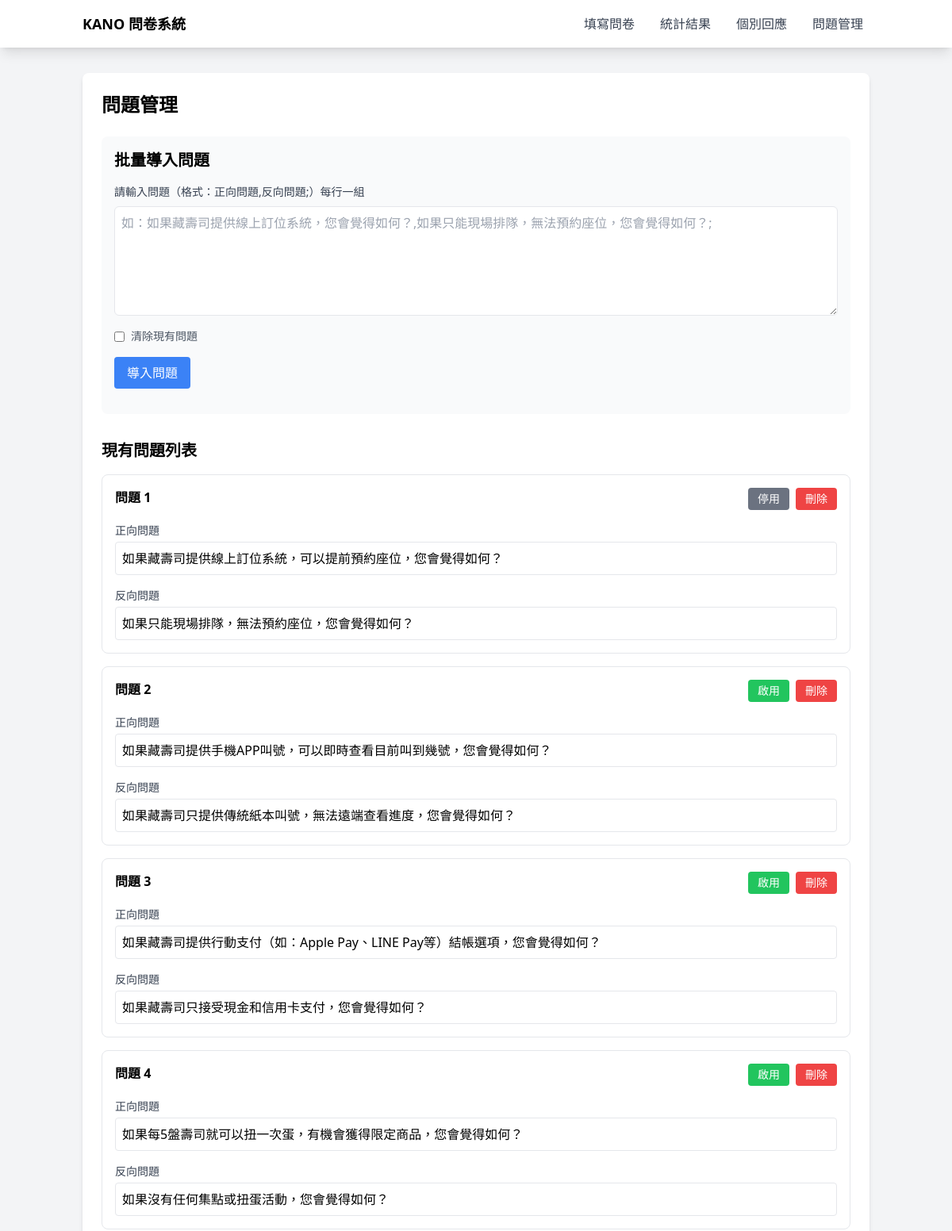
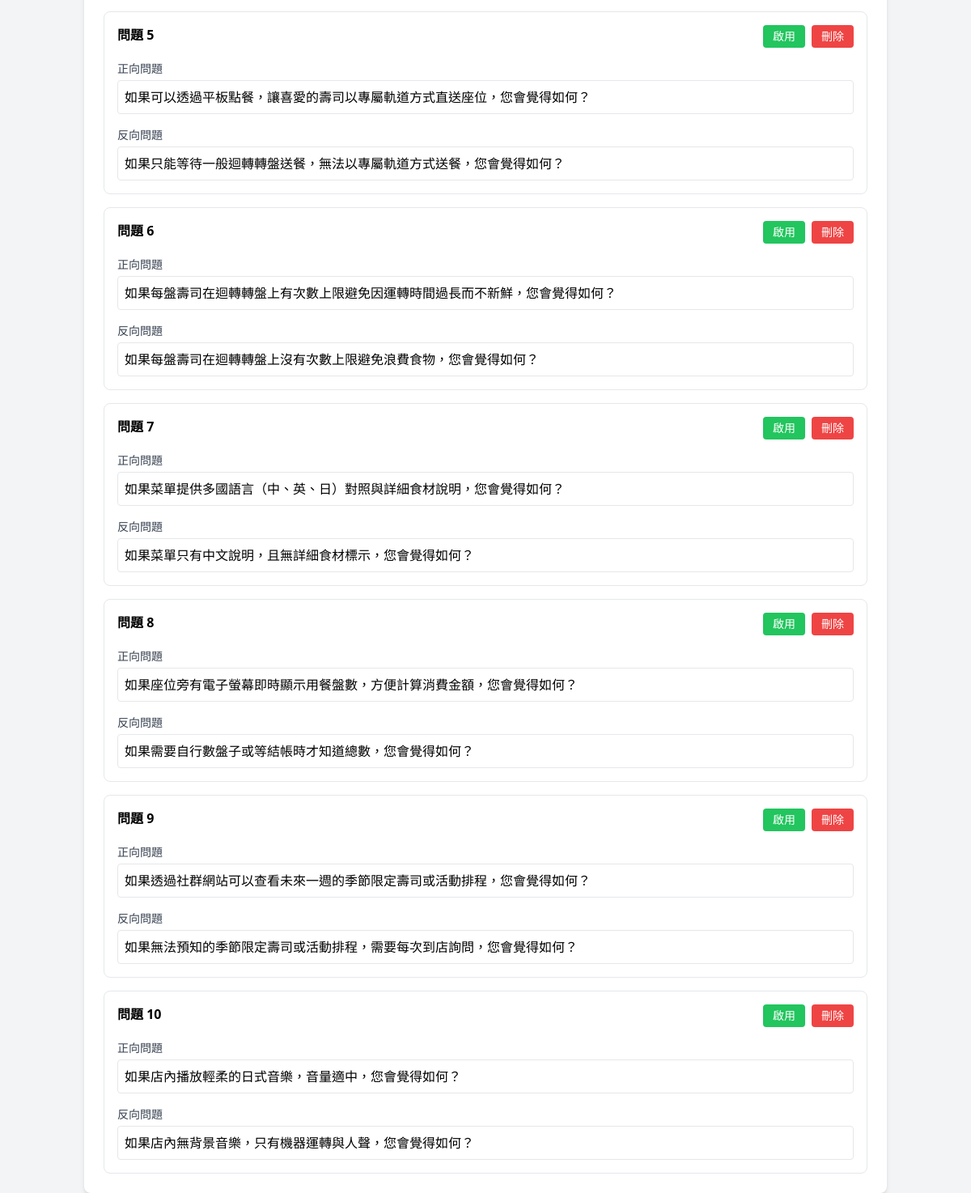
Page /questions/manage on the committed database (2 pictures, top to bottom).
### models.py (models this page shows, shortened)
class Question(db.Model):
    __tablename__ = 'question'
    id = db.Column(db.Integer, primary_key=True)
    positive = db.Column(db.Text, nullable=False)  # 正向問題
    negative = db.Column(db.Text, nullable=False)  # 負向問題
    order = db.Column(db.Integer, default=0)       # 問題順序
    active = db.Column(db.Boolean, default=True)   # 是否啟用
    created_at = db.Column(db.DateTime, default=datetime.utcnow)
    updated_at = db.Column(db.DateTime, default=datetime.utcnow, onupdate=datetime.utcnow)

### app.py (the view)
@app.route('/questions/manage')
def manage_questions():
    questions = Question.query.order_by(Question.order).all()
    return render_template('manage_questions.html', questions=questions)

### app.py (called while the page is built)
@app.context_processor
def utility_processor():
    return {
        'kano_descriptions': kano_descriptions,
    }

### templates/manage_questions.html (shortened to what this page needs)
{% extends "base.html" %}
{% block content %}
<div class="max-w-6xl mx-auto bg-white rounded-lg shadow-md p-6">
    <h1 class="text-2xl font-bold mb-6">問題管理</h1>
    <div class="mb-8 bg-gray-50 p-4 rounded-lg">
        <h2 class="text-xl font-semibold mb-4">批量導入問題</h2>
        <form id="bulk-import-form" class="space-y-4">
            <div>
                <label class="block text-sm font-medium text-gray-700 mb-2">
                    請輸入問題（格式：正向問題,反向問題;）每行一組
                </label>
                <textarea
                    name="content"
                    rows="5"
                    class="w-full p-2 border rounded-md"
                    placeholder="如：如果藏壽司提供線上訂位系統，您會覺得如何？,如果只能現場排隊，無法預約座位，您會覺得如何？;"
                ></textarea>
            </div>
            <div class="flex items-center">
                <input
                    type="checkbox"
                    id="clear-existing"
                    name="clear_existing"
                    class="mr-2"
                >
                <label for="clear-existing" class="text-sm text-gray-600">
                    清除現有問題
                </label>
            </div>
            <button
                type="submit"
                class="bg-blue-500 text-white px-4 py-2 rounded hover:bg-blue-600"
            >
                導入問題
            </button>
        </form>
    </div>
    <div class="space-y-4">
        <h2 class="text-xl font-semibold mb-4">現有問題列表</h2>
        <div id="questions-list" class="space-y-4">
            {% for question in questions %}
            <div class="border rounded-lg p-4" data-question-id="{{ question.id }}">
                <div class="flex justify-between items-start mb-4">
                    <div class="font-semibold">問題 {{ question.order + 1 }}</div>
                    <div class="flex space-x-2">
                        <button
                            onclick="toggleQuestionStatus({{ question.id }}, {{ 'false' if question.active else 'true' }})"
                            class="px-3 py-1 rounded text-sm {{ 'bg-green-500 hover:bg-green-600' if question.active else 'bg-gray-500 hover:bg-gray-600' }} text-white"
                        >
                            {{ '啟用' if question.active else '停用' }}
                        </button>
                        <button
                            onclick="deleteQuestion({{ question.id }})"
                            class="bg-red-500 text-white px-3 py-1 rounded text-sm hover:bg-red-600"
                        >
                            刪除
                        </button>
                    </div>
                </div>
                <div class="space-y-4">
                    <div>
                        <label class="block text-sm font-medium text-gray-700 mb-1">正向問題</label>
                        <input
                            type="text"
                            value="{{ question.positive }}"
                            class="w-full p-2 border rounded"
                            onchange="updateQuestion({{ question.id }}, 'positive', this.value)"
                        >
                    </div>
                    <div>
                        <label class="block text-sm font-medium text-gray-700 mb-1">反向問題</label>
                        <input
                            type="text"
                            value="{{ question.negative }}"
                            class="w-full p-2 border rounded"
                            onchange="updateQuestion({{ question.id }}, 'negative', this.value)"
                        >
                    </div>
                </div>
            </div>
            {% endfor %}
        </div>
    </div>
</div>
{% endblock %}

### rows in the picture
Question: question.order+1 "1", active "停用", positive "如果藏壽司提供線上訂位系統，可以提前預約座位，您會覺得如何？", negative "如果只能現場排隊，無法預約座位，您會覺得如何？"
Question: question.order+1 "2", active "啟用", positive "如果藏壽司提供手機APP叫號，可以即時查看目前叫到幾號，您會覺得如何？", negative "如果藏壽司只提供傳統紙本叫號，無法遠端查看進度，您會覺得如何？"
Question: question.order+1 "3", active "啟用", positive "如果藏壽司提供行動支付（如：Apple Pay、LINE Pay等）結帳選項，您會覺得如何？", negative "如果藏壽司只接受現金和信用卡支付，您會覺得如何？"
Question: question.order+1 "4", active "啟用", positive "如果每5盤壽司就可以扭一次蛋，有機會獲得限定商品，您會覺得如何？", negative "如果沒有任何集點或扭蛋活動，您會覺得如何？"
Question: question.order+1 "5", active "啟用", positive "如果可以透過平板點餐，讓喜愛的壽司以專屬軌道方式直送座位，您會覺得如何？", negative "如果只能等待一般迴轉轉盤送餐，無法以專屬軌道方式送餐，您會覺得如何？"
Question: question.order+1 "6", active "啟用", positive "如果每盤壽司在迴轉轉盤上有次數上限避免因運轉時間過長而不新鮮，您會覺得如何？", negative "如果每盤壽司在迴轉轉盤上沒有次數上限避免浪費食物，您會覺得如何？"
Question: question.order+1 "7", active "啟用", positive "如果菜單提供多國語言（中、英、日）對照與詳細食材說明，您會覺得如何？", negative "如果菜單只有中文說明，且無詳細食材標示，您會覺得如何？"
Question: question.order+1 "8", active "啟用", positive "如果座位旁有電子螢幕即時顯示用餐盤數，方便計算消費金額，您會覺得如何？", negative "如果需要自行數盤子或等結帳時才知道總數，您會覺得如何？"
Question: question.order+1 "9", active "啟用", positive "如果透過社群網站可以查看未來一週的季節限定壽司或活動排程，您會覺得如何？", negative "如果無法預知的季節限定壽司或活動排程，需要每次到店詢問，您會覺得如何？"
Question: question.order+1 "10", active "啟用", positive "如果店內播放輕柔的日式音樂，音量適中，您會覺得如何？", negative "如果店內無背景音樂，只有機器運轉與人聲，您會覺得如何？"
